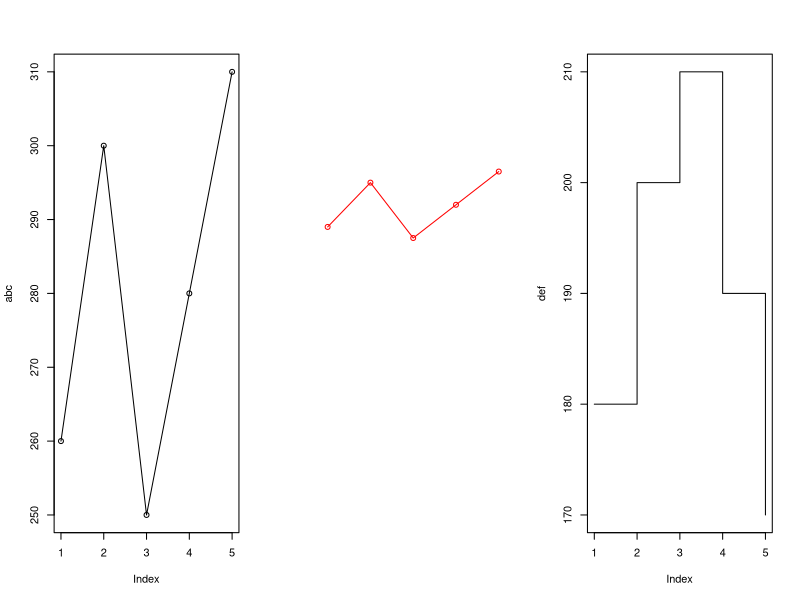
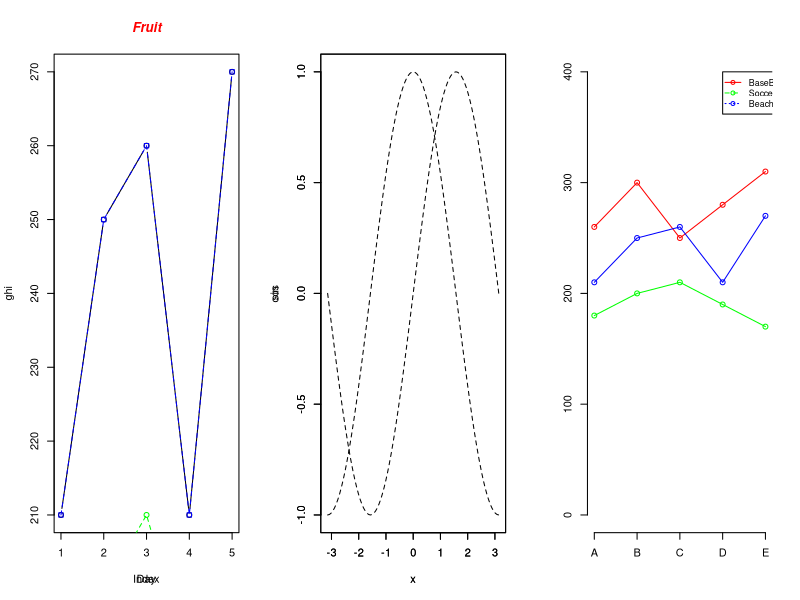
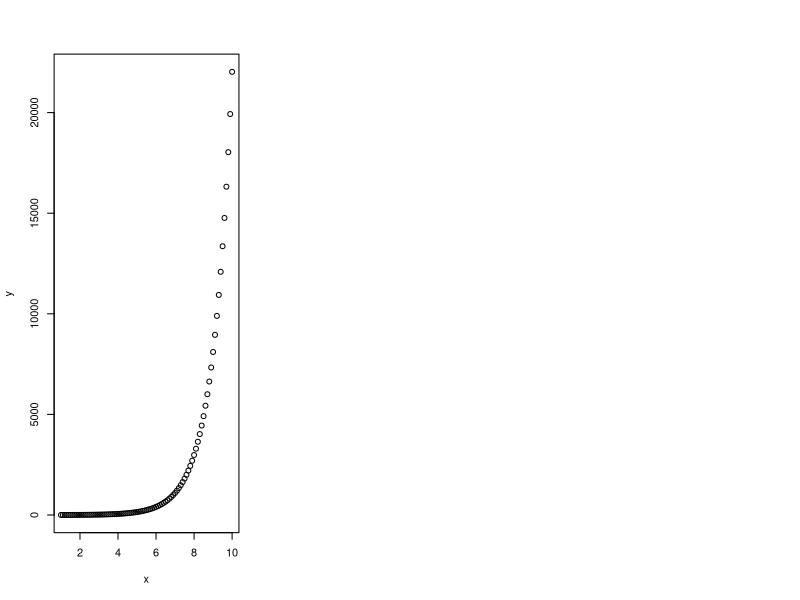
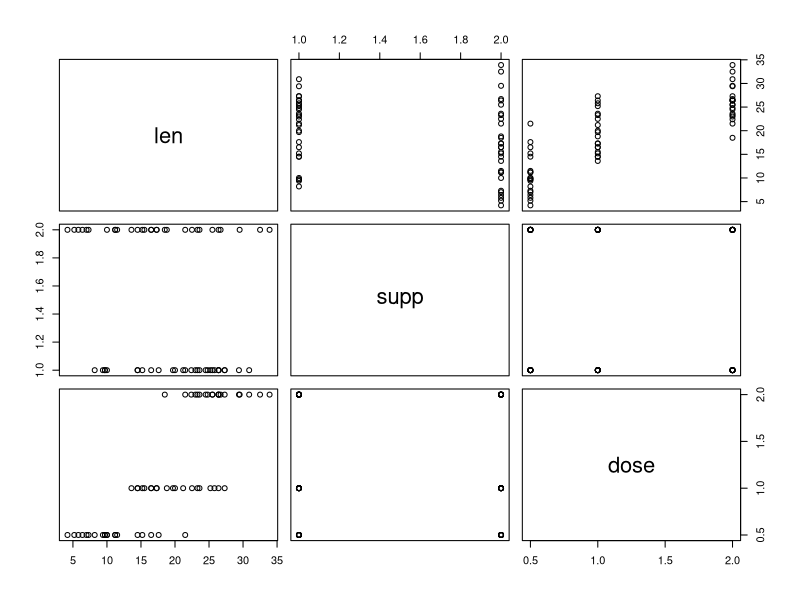
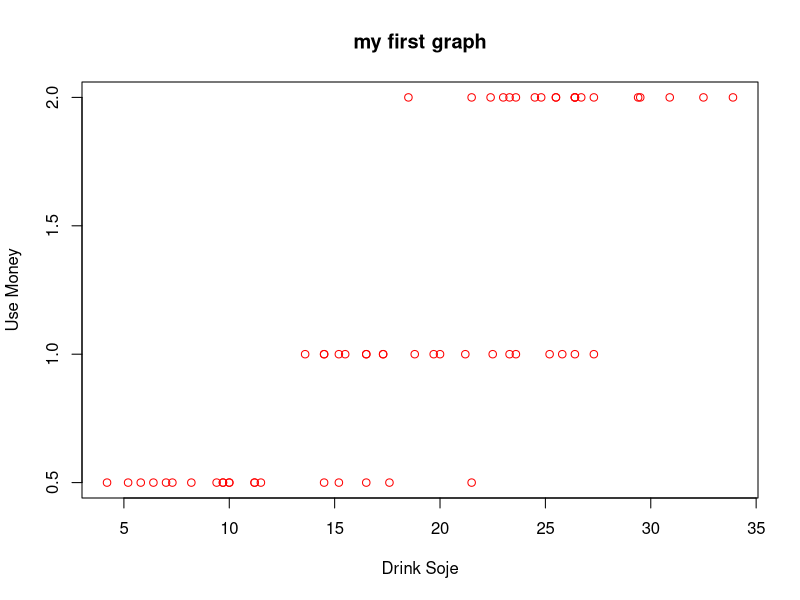

Source code (R) for these figures, in order:
setwd("/Users/yoon/Documents/DataScience/week4_Visualization") 

### 액셀 그래프는 지도나 이런 것들은 불가능. but R 그래프는 할 수 있다

### 간단한 데이터셋
abc <- c(260, 300, 250, 280, 310)
def <- c(180, 200, 210, 190, 170)
ghi <- c(210, 250, 260, 210, 270)

### 화면 분할
m <- par(mfrow=c(1,3))

### 간단한 그래프 타입 종류
plot(abc, type="o")
plot(abc, type="o", col="red", ylim=c(0,400), axes = F, ann = F)
# 그래프만 그리기 : y 범위, 축 보이기 여부, 축 이름 보이기 여부설정
plot(def, type="s")
plot(ghi, type="b")

title(main="Fruit", col.main="red", font.main=4) # 그래프 전체 title
title(xlab = "Day", col.lab="black") # lab(축) 관련 title

### 그래프 중첩
lines(def, type = "o", pch=21, col="green", lty=2) # lty : 선 종류
lines(ghi, type = "o", pch=22, col="blue", lty=2)
plot(sin, -pi, pi, lty=2)
par(new=T) # par를 하게 되면 그래프 위에 덮어 쓰는 것을 의미 : 중첩
plot(cos, -pi, pi, lty=2)

### 범례 넣기
plot(abc, type="o", col="red", ylim=c(0,400), axes = F, ann = F)
par(new=T)
plot(def, type="o", col="green", ylim=c(0,400), axes = F, ann = F)
par(new=T)
plot(ghi, type="o", col="blue", ylim=c(0,400), axes = F, ann = F)
axis(1, at=1:5, lab=c("A","B","C","D","E"))
axis(2, ylim=c(0,400))
legend(4,400, c("BaseBall", "SoccerBall", "BeachBall"), cex = 0.8,
       col=c("red","green","blue"), pch = 21, lty = 1:3)

### pdf 파일저장 : 완벽히 저장 되려면 R을 종료 시킨 후 pdf file을 확인
dev.copy(pdf, "sampleFile.pdf")
dev.off

### 산포도 형태의 그래프
x <- seq(1, 10, 0.1)
y <- exp(x)
plot(x,y)

m <- par(mfrow=c(1,1))
plot(ToothGrowth)
plot(ToothGrowth$len, ToothGrowth$dose, main="my first graph",
     xlab = "Drink Soje", ylab = "Use Money", col = "red")

# col : 색 지정
# pch : 점의 모양 지정
# bg : 배경색 지정
# lwd : 선의 굵기
# cex : 점의 굵기
